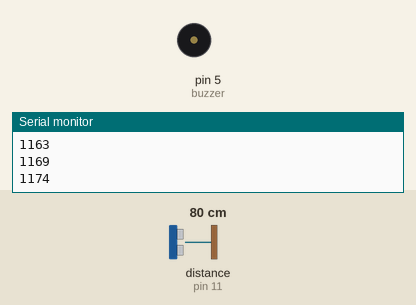
This sketch was run on a simulated Arduino Uno, built with avr-gcc and run on an emulated ATmega328P. Parts: buzzer (waves = sounding, pin HIGH), the last lines printed to the serial monitor. Wiring (inferred from the names in the program): ultrasonic range finder: trigger pin 9; echo pin 11. The test bench sets the inputs (shaded band); at power-on: distance to the obstacle (sensor on pin 11) 80 cm. The echo pulse lasts 58.3 µs per cm; pins used as bus, display or sensor lines are not drawn.

Above: at 1.2 s.
1.3 s: distance to the obstacle (sensor on pin 11) set to 23 cm
2.8 s: distance to the obstacle (sensor on pin 11) set to 18 cm
At 3.94 s:
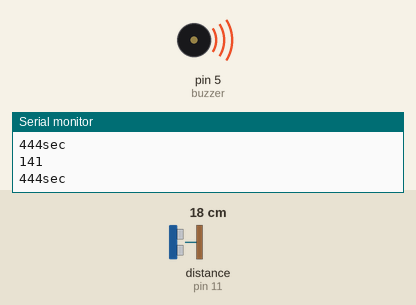
5.8 s: distance to the obstacle (sensor on pin 11) set to 4 cm
At 5.96 s:
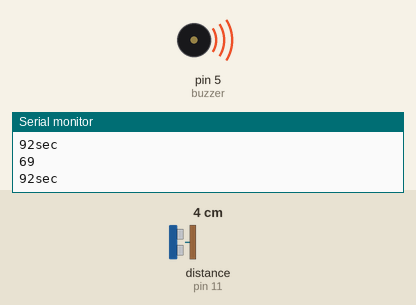
8.8 s: distance to the obstacle (sensor on pin 11) set to 35 cm
At 8.8 s:
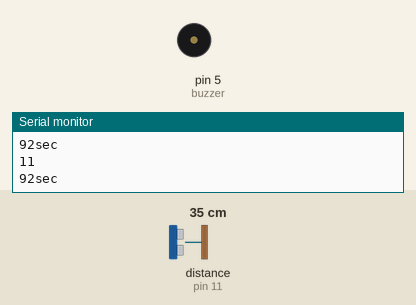
10.3 s: distance to the obstacle (sensor on pin 11) set to 17 cm
At 10.53 s:
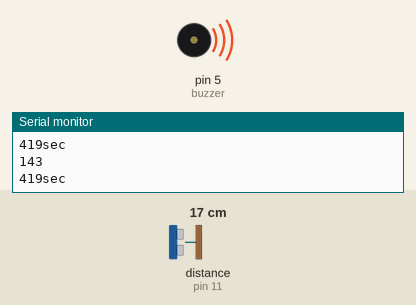
Timing chart, 0 to 14.3 s (numbered marks = the images above; inputs shaded):
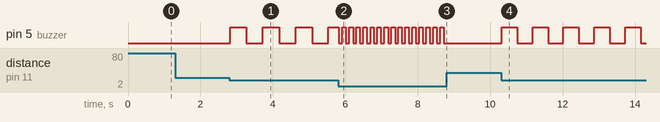

The sketch:

distance_radar_plus_alert_bip.ino
```cpp
const int TrigPin = 9;
const int EchoPin = 11;
const int buzzer=5;
int buzzPeriod = 0;
int lastBuzz = 0;
int state = LOW;
float cm;
void setup()
{
  Serial.begin(9600);
  pinMode(TrigPin, OUTPUT);
  pinMode(EchoPin, INPUT);
  pinMode(buzzer,OUTPUT);
}
void buzz(){
  int current = millis();
  Serial.println(current-lastBuzz);
  if(buzzPeriod>0){
    if(current-lastBuzz>=buzzPeriod){
      state = !state;
      lastBuzz = current;
    }
  }
  else{
    state = LOW;
  }
  digitalWrite(buzzer,state);
}
void loop()
{
digitalWrite(TrigPin, LOW); //Low high and low level take a short time to TrigPin pulse
delayMicroseconds(2);
digitalWrite(TrigPin, HIGH);
delayMicroseconds(10);
digitalWrite(TrigPin, LOW);

cm = pulseIn(EchoPin, HIGH) / 58.0; //Echo time conversion into cm
cm = (int(cm * 100.0)) / 100.0; //Keep two decimal places
if(cm < 20){
  buzzPeriod = (cm/40.0)*1000;
  Serial.print(buzzPeriod);
  Serial.println("sec");
}
else
  buzzPeriod = 0;
buzz();
}
```

Measured:
- the behaviour switches between 21 and 20 cm on distance to the obstacle (sensor on pin 11) (found by bisection; images 0 and 1)
- after the input at 2.8 s, pin 5 (buzzer): alternates HIGH for 0.45 s and LOW for 0.45 s, starting at once
- after the input at 5.8 s, pin 5 (buzzer): alternates HIGH for 0.10 s and LOW for 0.09 s, starting at once
- after the input at 8.8 s, pin 5 (buzzer): stops changing and stays LOW
- after the input at 10.3 s, pin 5 (buzzer): alternates HIGH for 0.43 s and LOW for 0.43 s, starting at once
